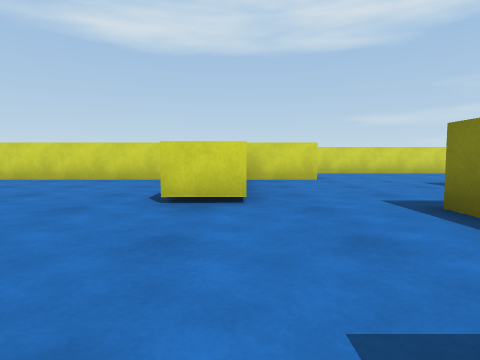
[1] (above)

24 first-person views from a walk through a scene from a Unity 3-D project. The camera is 0.53 m above the floor, tilts 4° down and sees 75° across. The floor is counted in squares, 1 m on a side. Each view is taken from the middle of a square. On the plan, view 1 faces up. The plan holds only what a view shows up to about 9 squares ahead; the rest is blank. The place goes on beyond the plan. The player is left out. Surface patterns are stand-ins for the level's own textures.

[2]
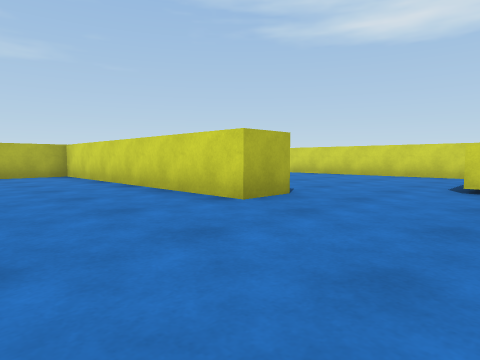

[3]
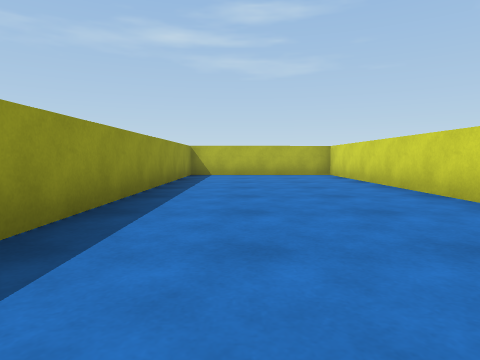

[4]
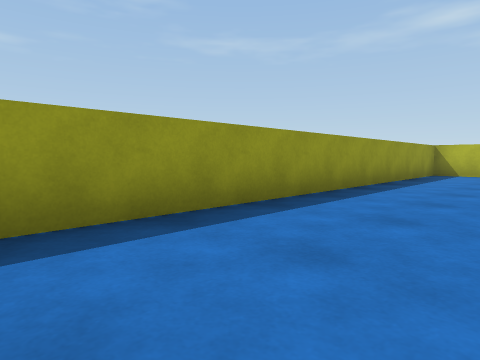

[5]
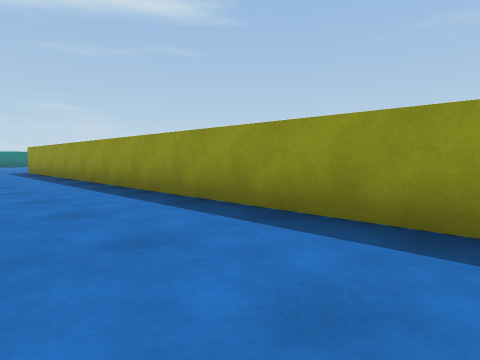

[6]
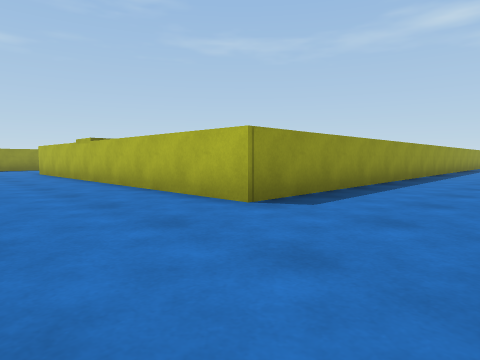

[7]
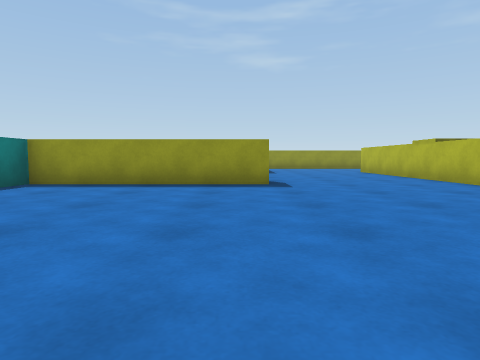

[8]
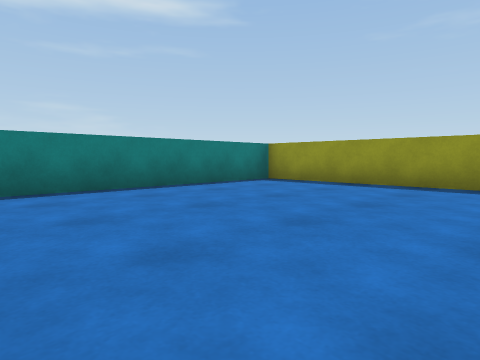

[9]
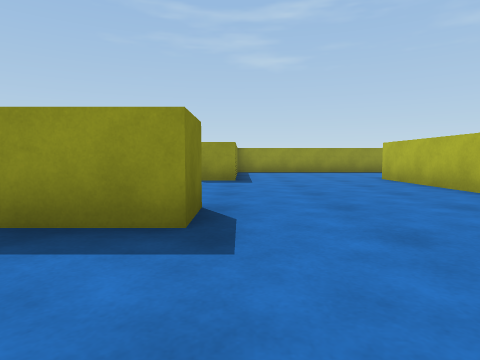

[10]
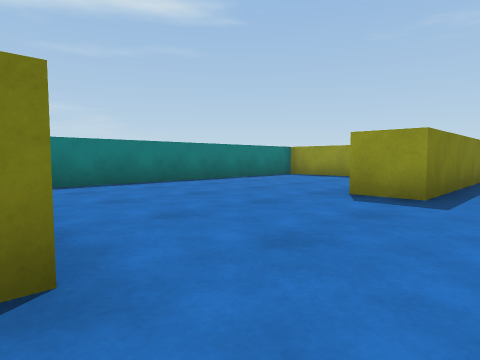

[11]
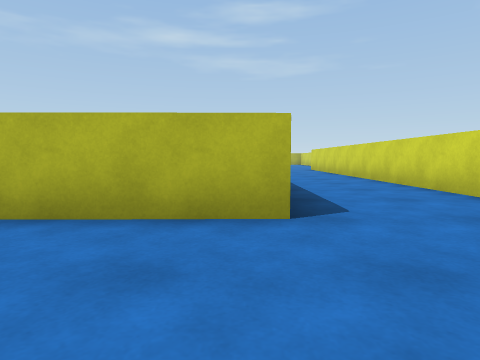

[12]
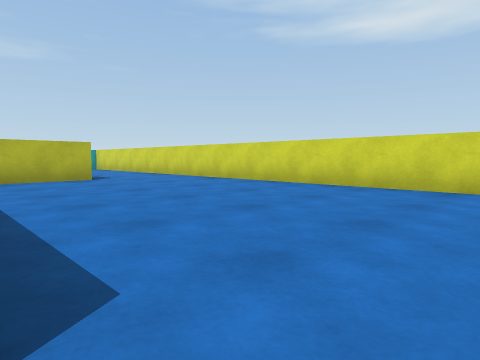

[13]
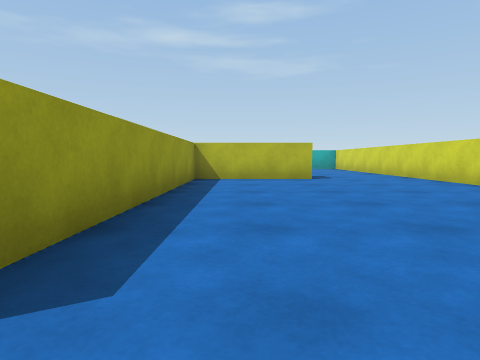

[14]
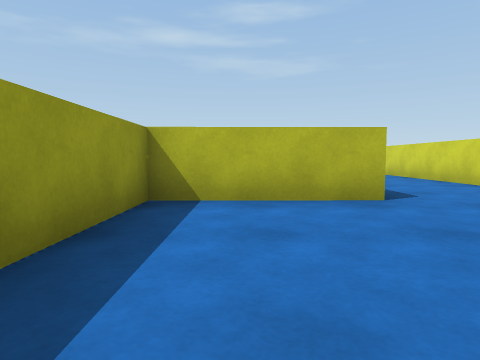

[15]
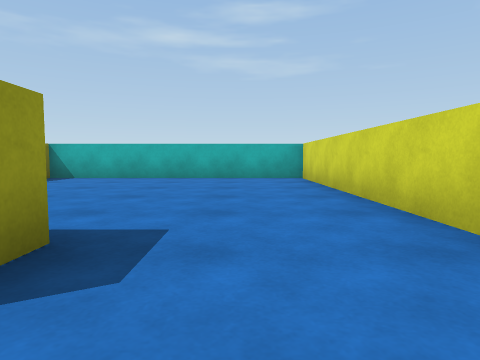

[16]
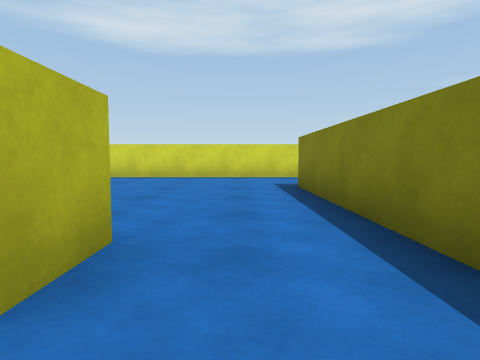

[17]
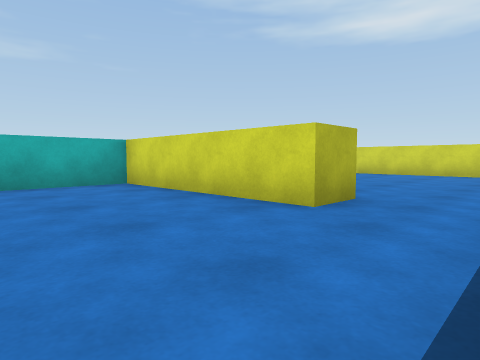

[18]
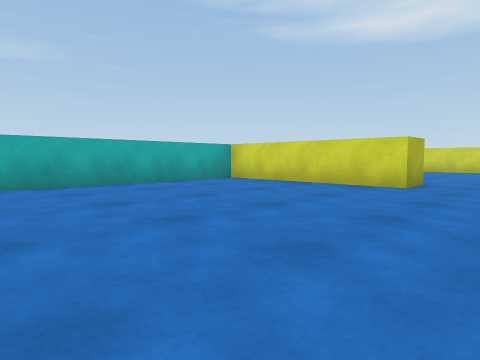

[19]
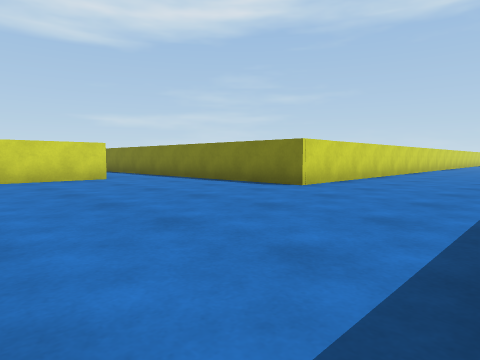

[20]
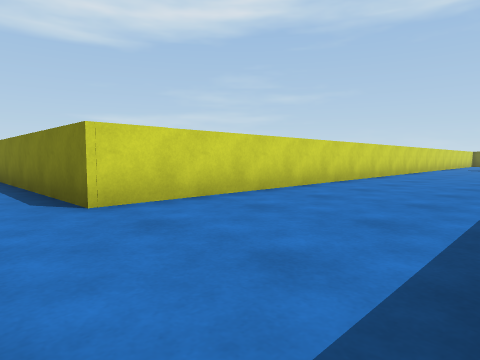

[21]
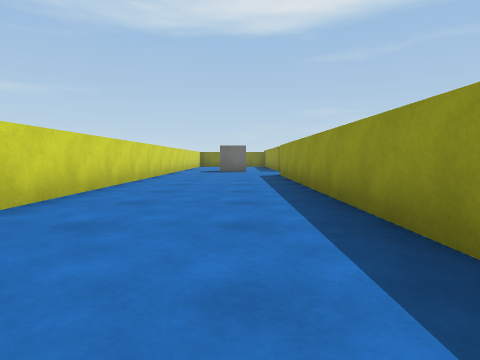

[22]
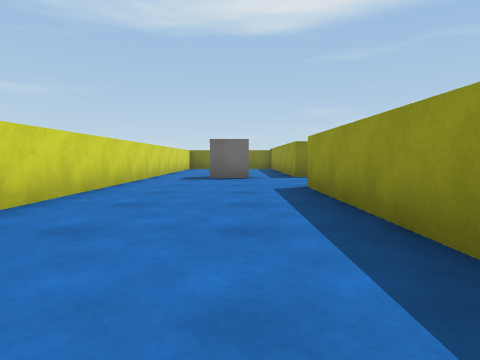

[23]
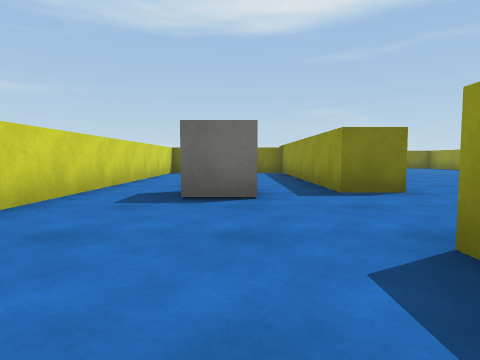

[24]
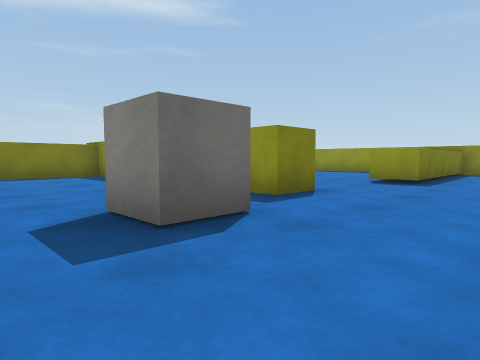

### Floor plan
Points are (right, up) in squares from view 1. A wall is a line through its corners. A room is listed if a view was taken in it or the views show most of it. See-through windows are left out.
Room 1 (views 1, 2, 3, 4, 5, 6, 7, 8, 9, 10, 11)
walls: (10.9, -0.7) (5.9, -0.7); (16.4, -8.4) (16.4, -7.4) (21.3, -7.4) (21.3, -1.6); (0.1, 3.6) (-1, 3.6); (16.1, -13.5) (16.1, -12.3) (17.2, -12.3); (-2.8, 0.9) (-9.9, 0.9) (-9.9, -0.8); (21.3, -13.5) (21.3, -9.5); (-9.2, -3.5) (12.3, -3.5) (12.4, -12.9); (-9.8, -2.4) (-9.8, -2.9)
ways out: opening at (-2, 2) to room 2; gap at (12, -13) to room 3; opening at (1.5, 3.5)
Room 2 (views 12, 13, 14, 15)
walls: (-9.9, 5) (-9.9, 1.9) (-3.4, 1.9); (-10.9, 0.6) (-10.9, 4.8) (-10.5, 4.8); (-2.8, 1.9) (-2.8, 0.9); (-1.5, 7.7) (-17.3, 7.7) (-17.3, 6.9); (-17.3, 2.1) (-17.3, 0.9)
ways out: opening at (-2, 2) to room 1; opening at (-12, 1) to room 3
Room 3 (views 16, 17, 18, 19, 20, 21, 22, 23, 24)
walls: (-6.5, -8.3) (1.9, -8.3); (4.8, -9.6) (4.8, -8.6) (9, -8.6); (3.8, -12.3) (5, -12.3); (3.9, -13.5) (3.9, -12); (9, -4.6) (-10.8, -4.6) (-10.9, 0.6); (-12.8, 1) (-12.8, 0) (-17.3, 0) (-17.3, -1.1); (11.3, -8.4) (11.3, -6.2)
ways out: gap at (12, -13) to room 1; opening at (-12, 1) to room 2
objects: cube (4, -7) to (5, -7)

Where each view was taken, in squares from view 1:
view 1: 0 up, 0 right, facing up
view 2: 2 down, 0 right, facing up-left
view 3: 2 down, 0 right, facing left
view 4: 1 down, 1 right, facing down-left
view 5: 1 down, 1 left, facing down-right
view 6: 1 down, 15 right, facing down-left
view 7: 1 down, 17 right, facing down
view 8: 1 down, 16 right, facing down-right
view 9: 5 down, 16 right, facing down
view 10: 8 down, 15 right, facing down-right
view 11: 4 down, 15 right, facing left
view 12: 2 up, 2 left, facing up-left
view 13: 3 up, 2 left, facing left
view 14: 3 up, 6 left, facing left
view 15: 6 up, 9 left, facing left
view 16: 1 down, 12 left, facing up
view 17: 3 down, 11 left, facing up-left
view 18: 6 down, 11 left, facing up-left
view 19: 8 down, 16 left, facing up-right
view 20: 8 down, 12 left, facing up-right
view 21: 7 down, 8 left, facing right
view 22: 7 down, 4 left, facing right
view 23: 7 down, 0 right, facing right
view 24: 5 down, 2 right, facing down-right
